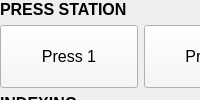
                <widget class="QStackedWidget" name="stackedWidget_2">
                 <widget class="QWidget" name="page">
                  <widget class="QWidget" name="">
                   <property name="geometry">
                    <rect>
                     <x>0</x>
                     <y>0</y>
                     <width>281</width>
                     <height>371</height>
                    </rect>
                   </property>
                   <layout class="QVBoxLayout" name="verticalLayout_50">
                    <item>
                     <widget class="QLabel" name="label_15">
                      <property name="font">
                       <font>
                        <pointsize>12</pointsize>
                        <bold>true</bold>
                       </font>
                      </property>
                      <property name="styleSheet">
                       <string notr="true">border-color: rgb(255, 255, 255)</string>
                      </property>
                      <property name="text">
                       <string>PRESS STATION</string>
                      </property>
                     </widget>
                    </item>
                    <item>
                     <layout class="QHBoxLayout" name="horizontalLayout_28">
                      <property name="spacing">
                       <number>6</number>
                      </property>
                      <property name="sizeConstraint">
                       <enum>QLayout::SetDefaultConstraint</enum>
                      </property>
                      <item>
                       <widget class="QPushButton" name="pushButton_25">
                        <property name="sizePolicy">
                         <sizepolicy hsizetype="Minimum" vsizetype="Expanding">
                          <horstretch>0</horstretch>
                          <verstretch>0</verstretch>
                         </sizepolicy>
                        </property>
                        <property name="font">
                         <font>
                          <pointsize>12</pointsize>
                         </font>
                        </property>
                        <property name="styleSheet">
                         <string notr="true">background-color: rgb(247, 247, 247);
</string>
                        </property>
                        <property name="text">
                         <string>Press 1</string>
                        </property>
                        <property name="checkable">
                         <bool>true</bool>
                        </property>
                        <attribute name="buttonGroup">
                         <string notr="true">main_motor_module_button_group</string>
                        </attribute>
                       </widget>
                      </item>
                      <item>
                       <widget class="QPushButton" name="pushButton_26">
                        <property name="sizePolicy">
                         <sizepolicy hsizetype="Minimum" vsizetype="Expanding">
                          <horstretch>0</horstretch>
                          <verstretch>0</verstretch>
                         </sizepolicy>
                        </property>
                        <property name="font">
                         <font>
                          <pointsize>12</pointsize>
                         </font>
                        </property>
                        <property name="styleSheet">
                         <string notr="true">background-color: rgb(247, 247, 247);
</string>
                        </property>
                        <property name="text">
                         <string>Press 2</string>
                        </property>
                        <property name="checkable">
                         <bool>true</bool>
                        </property>
                        <property name="default">
                         <bool>false</bool>
                        </property>
                        <attribute name="buttonGroup">
                         <string notr="true">main_motor_module_button_group</string>
                        </attribute>
                       </widget>
                      </item>
                     </layout>
                    </item>
                    <item>
                     <widget class="QLabel" name="label_109">
                      <property name="font">
                       <font>
                        <pointsize>12</pointsize>
                        <bold>true</bold>
                       </font>
                      </property>
                      <property name="styleSheet">
                       <string notr="true">border-color: rgb(255, 255, 255)</string>
                      </property>
                      <property name="text">
                       <string>INDEXING</string>
                      </property>
                     </widget>
                    </item>
                    <item>
                     <layout class="QHBoxLayout" name="horizontalLayout_45" stretch="1,1">
                      <property name="spacing">
                       <number>6</number>
                      </property>
                      <property name="sizeConstraint">
                       <enum>QLayout::SetDefaultConstraint</enum>
                      </property>
                      <item>
                       <widget class="QPushButton" name="pushButton_29">
                        <property name="sizePolicy">
                         <sizepolicy hsizetype="Minimum" vsizetype="Expanding">
                          <horstretch>0</horstretch>
                          <verstretch>0</verstretch>
                         </sizepolicy>
                        </property>
                        <property name="font">
                         <font>
                          <pointsize>12</pointsize>
                         </font>
                        </property>
                        <property name="styleSheet">
                         <string notr="true">background-color: rgb(247, 247, 247);
</string>
                        </property>
                        <property name="text">
                         <string>Walking Beam</string>
                        </property>
                        <property name="checkable">
                         <bool>true</bool>
                        </property>
                        <attribute name="buttonGroup">
                         <string notr="true">main_motor_module_button_group</string>
                        </attribute>
                       </widget>
                      </item>
                      <item>
                       <spacer name="horizontalSpacer_2">
                        <property name="orientation">
                         <enum>Qt::Horizontal</enum>
                        </property>
                        <property name="sizeHint" stdset="0">
                         <size>
                          <width>40</width>
                          <height>20</height>
                         </size>
                        </property>
                       </spacer>
                      </item>
                     </layout>
                    </item>
                    <item>
                     <widget class="QLabel" name="label_112">
                      <property name="font">
                       <font>
                        <pointsize>12</pointsize>
                        <bold>true</bold>
                       </font>
                      </property>
                      <property name="styleSheet">
                       <string notr="true">border-color: rgb(255, 255, 255)</string>
                      </property>
                      <property name="text">
                       <string>VISION</string>
                      </property>
                     </widget>
                    </item>
                    <item>
                     <layout class="QHBoxLayout" name="horizontalLayout_46" stretch="1,1">
                      <property name="spacing">
                       <number>6</number>
                      </property>
                      <property name="sizeConstraint">
                       <enum>QLayout::SetDefaultConstraint</enum>
                      </property>
                      <item>
                       <widget class="QPushButton" name="pushButton_35">
                        <property name="sizePolicy">
                         <sizepolicy hsizetype="Minimum" vsizetype="Expanding">
                          <horstretch>0</horstretch>
                          <verstretch>0</verstretch>
                         </sizepolicy>
                        </property>
                        <property name="font">
                         <font>
                          <pointsize>12</pointsize>
                         </font>
                        </property>
                        <property name="styleSheet">
                         <string notr="true">background-color: rgb(247, 247, 247);
</string>
                        </property>
                        <property name="text">
                         <string>Vision</string>
                        </property>
                        <property name="checkable">
                         <bool>true</bool>
                        </property>
                        <attribute name="buttonGroup">
                         <string notr="true">main_motor_module_button_group</string>
                        </attribute>
                       </widget>
                      </item>
                      <item>
                       <spacer name="horizontalSpacer_4">
                        <property name="orientation">
                         <enum>Qt::Horizontal</enum>
                        </property>
                        <property name="sizeHint" stdset="0">
                         <size>
                          <width>40</width>
                          <height>20</height>
                         </size>
                        </property>
                       </spacer>
                      </item>
                     </layout>
                    </item>
                    <item>
                     <widget class="QLabel" name="label_113">
                      <property name="font">
                       <font>
                        <pointsize>12</pointsize>
                        <bold>true</bold>
                       </font>
                      </property>
                      <property name="styleSheet">
                       <string notr="true">border-color: rgb(255, 255, 255)</string>
                      </property>
                      <property name="text">
                       <string>LEAD CORRECTION</string>
                      </property>
                     </widget>
                    </item>
                    <item>
                     <layout class="QHBoxLayout" name="horizontalLayout_47">
                      <property name="spacing">
                       <number>6</number>
                      </property>
                      <property name="sizeConstraint">
                       <enum>QLayout::SetDefaultConstraint</enum>
                      </property>
                      <item>
                       <widget class="QPushButton" name="pushButton_37">
                        <property name="sizePolicy">
                         <sizepolicy hsizetype="Minimum" vsizetype="Expanding">
                          <horstretch>0</horstretch>
                          <verstretch>0</verstretch>
                         </sizepolicy>
                        </property>
                        <property name="font">
                         <font>
                          <pointsize>12</pointsize>
                         </font>
                        </property>
                        <property name="styleSheet">
                         <string notr="true">background-color: rgb(247, 247, 247);
</string>
                        </property>
                        <property name="text">
                         <string>Horizontal
Correction</string>
                        </property>
                        <property name="checkable">
                         <bool>true</bool>
                        </property>
                        <attribute name="buttonGroup">
                         <string notr="true">main_motor_module_button_group</string>
                        </attribute>
                       </widget>
                      </item>
                      <item>
                       <widget class="QPushButton" name="pushButton_38">
                        <property name="sizePolicy">
                         <sizepolicy hsizetype="Minimum" vsizetype="Expanding">
                          <horstretch>0</horstretch>
                          <verstretch>0</verstretch>
                         </sizepolicy>
                        </property>
                        <property name="font">
                         <font>
                          <pointsize>12</pointsize>
                         </font>
                        </property>
                        <property name="styleSheet">
                         <string notr="true">background-color: rgb(247, 247, 247);
</string>
                        </property>
                        <property name="text">
                         <string>Vertical
Correction</string>
                        </property>
                        <property name="checkable">
                         <bool>true</bool>
                        </property>
                        <property name="default">
                         <bool>false</bool>
                        </property>
                        <attribute name="buttonGroup">
                         <string notr="true">main_motor_module_button_group</string>
                        </attribute>
                       </widget>
                      </item>
                     </layout>
                    </item>
                   </layout>
                  </widget>
                 </widget>
                 <widget class="QWidget" name="page_2"/>
                </widget>
